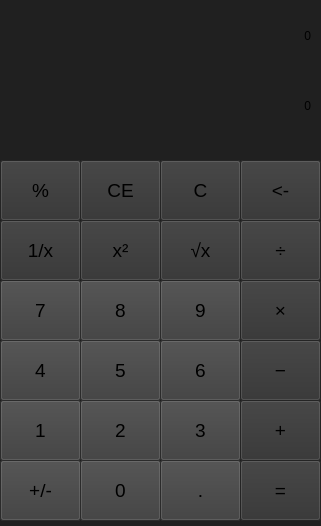
<?xml version="1.0" encoding="UTF-8"?>
<ui version="4.0">
 <class>MainWindow</class>
 <widget class="QMainWindow" name="MainWindow">
  <property name="geometry">
   <rect>
    <x>0</x>
    <y>0</y>
    <width>321</width>
    <height>526</height>
   </rect>
  </property>
  <property name="windowTitle">
   <string>Calculator</string>
  </property>
  <property name="styleSheet">
   <string notr="true">background-color: rgb(32, 32, 32);
</string>
  </property>
  <widget class="QWidget" name="centralwidget">
   <widget class="QLabel" name="Result_label">
    <property name="geometry">
     <rect>
      <x>10</x>
      <y>55</y>
      <width>301</width>
      <height>101</height>
     </rect>
    </property>
    <property name="styleSheet">
     <string notr="true">font: 30pt &quot;Segoe UI&quot;;</string>
    </property>
    <property name="text">
     <string>0</string>
    </property>
    <property name="alignment">
     <set>Qt::AlignmentFlag::AlignRight|Qt::AlignmentFlag::AlignTrailing|Qt::AlignmentFlag::AlignVCenter</set>
    </property>
   </widget>
   <widget class="QLabel" name="History_label">
    <property name="geometry">
     <rect>
      <x>10</x>
      <y>20</y>
      <width>301</width>
      <height>31</height>
     </rect>
    </property>
    <property name="styleSheet">
     <string notr="true">font: 12pt &quot;Segoe UI&quot;;</string>
    </property>
    <property name="text">
     <string>0</string>
    </property>
    <property name="alignment">
     <set>Qt::AlignmentFlag::AlignRight|Qt::AlignmentFlag::AlignTrailing|Qt::AlignmentFlag::AlignVCenter</set>
    </property>
   </widget>
   <widget class="QPushButton" name="button_sign">
    <property name="geometry">
     <rect>
      <x>0</x>
      <y>460</y>
      <width>81</width>
      <height>61</height>
     </rect>
    </property>
    <property name="font">
     <font>
      <pointsize>14</pointsize>
     </font>
    </property>
    <property name="styleSheet">
     <string notr="true">QPushButton {
	background-color: rgb(60, 60, 60);
}

QPushButton:hover {
	background-color: rgb(50, 50, 50);
}

QPushButton:pressed {
	background-color: rgb(40, 40, 40);
}</string>
    </property>
    <property name="text">
     <string>+/-</string>
    </property>
   </widget>
   <widget class="QPushButton" name="Button_1">
    <property name="geometry">
     <rect>
      <x>0</x>
      <y>400</y>
      <width>81</width>
      <height>61</height>
     </rect>
    </property>
    <property name="font">
     <font>
      <pointsize>14</pointsize>
     </font>
    </property>
    <property name="styleSheet">
     <string notr="true">QPushButton {
	background-color: rgb(60, 60, 60);
}

QPushButton:hover {
	background-color: rgb(50, 50, 50);
}

QPushButton:pressed {
	background-color: rgb(40, 40, 40);
}</string>
    </property>
    <property name="text">
     <string>1</string>
    </property>
   </widget>
   <widget class="QPushButton" name="Button_7">
    <property name="geometry">
     <rect>
      <x>0</x>
      <y>280</y>
      <width>81</width>
      <height>61</height>
     </rect>
    </property>
    <property name="font">
     <font>
      <pointsize>14</pointsize>
     </font>
    </property>
    <property name="styleSheet">
     <string notr="true">QPushButton {
	background-color: rgb(60, 60, 60);
}

QPushButton:hover {
	background-color: rgb(50, 50, 50);
}

QPushButton:pressed {
	background-color: rgb(40, 40, 40);
}</string>
    </property>
    <property name="text">
     <string>7</string>
    </property>
   </widget>
   <widget class="QPushButton" name="Button_4">
    <property name="geometry">
     <rect>
      <x>0</x>
      <y>340</y>
      <width>81</width>
      <height>61</height>
     </rect>
    </property>
    <property name="font">
     <font>
      <pointsize>14</pointsize>
     </font>
    </property>
    <property name="styleSheet">
     <string notr="true">QPushButton {
	background-color: rgb(60, 60, 60);
}

QPushButton:hover {
	background-color: rgb(50, 50, 50);
}

QPushButton:pressed {
	background-color: rgb(40, 40, 40);
}</string>
    </property>
    <property name="text">
     <string>4</string>
    </property>
   </widget>
   <widget class="QPushButton" name="Button_percent">
    <property name="geometry">
     <rect>
      <x>0</x>
      <y>160</y>
      <width>81</width>
      <height>61</height>
     </rect>
    </property>
    <property name="font">
     <font>
      <pointsize>14</pointsize>
     </font>
    </property>
    <property name="styleSheet">
     <string notr="true">QPushButton {
	background-color: rgb(50, 50, 50);
}

QPushButton:hover {
	background-color: rgb(60, 60, 60);
}

QPushButton:pressed {
	background-color: rgb(50, 50, 50);
}</string>
    </property>
    <property name="text">
     <string>%</string>
    </property>
   </widget>
   <widget class="QPushButton" name="Button_inv">
    <property name="geometry">
     <rect>
      <x>0</x>
      <y>220</y>
      <width>81</width>
      <height>61</height>
     </rect>
    </property>
    <property name="font">
     <font>
      <pointsize>14</pointsize>
     </font>
    </property>
    <property name="styleSheet">
     <string notr="true">QPushButton {
	background-color: rgb(50, 50, 50);
}

QPushButton:hover {
	background-color: rgb(60, 60, 60);
}

QPushButton:pressed {
	background-color: rgb(50, 50, 50);
}</string>
    </property>
    <property name="text">
     <string>1/x</string>
    </property>
   </widget>
   <widget class="QPushButton" name="Button_5">
    <property name="geometry">
     <rect>
      <x>80</x>
      <y>340</y>
      <width>81</width>
      <height>61</height>
     </rect>
    </property>
    <property name="font">
     <font>
      <pointsize>14</pointsize>
     </font>
    </property>
    <property name="styleSheet">
     <string notr="true">QPushButton {
	background-color: rgb(60, 60, 60);
}

QPushButton:hover {
	background-color: rgb(50, 50, 50);
}

QPushButton:pressed {
	background-color: rgb(40, 40, 40);
}</string>
    </property>
    <property name="text">
     <string>5</string>
    </property>
   </widget>
   <widget class="QPushButton" name="Button_8">
    <property name="geometry">
     <rect>
      <x>80</x>
      <y>280</y>
      <width>81</width>
      <height>61</height>
     </rect>
    </property>
    <property name="font">
     <font>
      <pointsize>14</pointsize>
     </font>
    </property>
    <property name="styleSheet">
     <string notr="true">QPushButton {
	background-color: rgb(60, 60, 60);
}

QPushButton:hover {
	background-color: rgb(50, 50, 50);
}

QPushButton:pressed {
	background-color: rgb(40, 40, 40);
}</string>
    </property>
    <property name="text">
     <string>8</string>
    </property>
   </widget>
   <widget class="QPushButton" name="Button_2">
    <property name="geometry">
     <rect>
      <x>80</x>
      <y>400</y>
      <width>81</width>
      <height>61</height>
     </rect>
    </property>
    <property name="font">
     <font>
      <pointsize>14</pointsize>
     </font>
    </property>
    <property name="styleSheet">
     <string notr="true">QPushButton {
	background-color: rgb(60, 60, 60);
}

QPushButton:hover {
	background-color: rgb(50, 50, 50);
}

QPushButton:pressed {
	background-color: rgb(40, 40, 40);
}</string>
    </property>
    <property name="text">
     <string>2</string>
    </property>
   </widget>
   <widget class="QPushButton" name="Button_pow">
    <property name="geometry">
     <rect>
      <x>80</x>
      <y>220</y>
      <width>81</width>
      <height>61</height>
     </rect>
    </property>
    <property name="font">
     <font>
      <pointsize>14</pointsize>
     </font>
    </property>
    <property name="styleSheet">
     <string notr="true">QPushButton {
	background-color: rgb(50, 50, 50);
}

QPushButton:hover {
	background-color: rgb(60, 60, 60);
}

QPushButton:pressed {
	background-color: rgb(50, 50, 50);
}</string>
    </property>
    <property name="text">
     <string>x²</string>
    </property>
   </widget>
   <widget class="QPushButton" name="Button_0">
    <property name="geometry">
     <rect>
      <x>80</x>
      <y>460</y>
      <width>81</width>
      <height>61</height>
     </rect>
    </property>
    <property name="font">
     <font>
      <pointsize>14</pointsize>
     </font>
    </property>
    <property name="styleSheet">
     <string notr="true">QPushButton {
	background-color: rgb(60, 60, 60);
}

QPushButton:hover {
	background-color: rgb(50, 50, 50);
}

QPushButton:pressed {
	background-color: rgb(40, 40, 40);
}</string>
    </property>
    <property name="text">
     <string>0</string>
    </property>
   </widget>
   <widget class="QPushButton" name="Button_CE">
    <property name="geometry">
     <rect>
      <x>80</x>
      <y>160</y>
      <width>81</width>
      <height>61</height>
     </rect>
    </property>
    <property name="font">
     <font>
      <pointsize>14</pointsize>
     </font>
    </property>
    <property name="styleSheet">
     <string notr="true">QPushButton {
	background-color: rgb(50, 50, 50);
}

QPushButton:hover {
	background-color: rgb(60, 60, 60);
}

QPushButton:pressed {
	background-color: rgb(50, 50, 50);
}</string>
    </property>
    <property name="text">
     <string>CE</string>
    </property>
   </widget>
   <widget class="QPushButton" name="Button_6">
    <property name="geometry">
     <rect>
      <x>160</x>
      <y>340</y>
      <width>81</width>
      <height>61</height>
     </rect>
    </property>
    <property name="font">
     <font>
      <pointsize>14</pointsize>
     </font>
    </property>
    <property name="styleSheet">
     <string notr="true">QPushButton {
	background-color: rgb(60, 60, 60);
}

QPushButton:hover {
	background-color: rgb(50, 50, 50);
}

QPushButton:pressed {
	background-color: rgb(40, 40, 40);
}</string>
    </property>
    <property name="text">
     <string>6</string>
    </property>
   </widget>
   <widget class="QPushButton" name="Button_9">
    <property name="geometry">
     <rect>
      <x>160</x>
      <y>280</y>
      <width>81</width>
      <height>61</height>
     </rect>
    </property>
    <property name="font">
     <font>
      <pointsize>14</pointsize>
     </font>
    </property>
    <property name="styleSheet">
     <string notr="true">QPushButton {
	background-color: rgb(60, 60, 60);
}

QPushButton:hover {
	background-color: rgb(50, 50, 50);
}

QPushButton:pressed {
	background-color: rgb(40, 40, 40);
}</string>
    </property>
    <property name="text">
     <string>9</string>
    </property>
   </widget>
   <widget class="QPushButton" name="Button_3">
    <property name="geometry">
     <rect>
      <x>160</x>
      <y>400</y>
      <width>81</width>
      <height>61</height>
     </rect>
    </property>
    <property name="font">
     <font>
      <pointsize>14</pointsize>
     </font>
    </property>
    <property name="styleSheet">
     <string notr="true">QPushButton {
	background-color: rgb(60, 60, 60);
}

QPushButton:hover {
	background-color: rgb(50, 50, 50);
}

QPushButton:pressed {
	background-color: rgb(40, 40, 40);
}</string>
    </property>
    <property name="text">
     <string>3</string>
    </property>
   </widget>
   <widget class="QPushButton" name="Button_sqrt">
    <property name="geometry">
     <rect>
      <x>160</x>
      <y>220</y>
      <width>81</width>
      <height>61</height>
     </rect>
    </property>
    <property name="font">
     <font>
      <pointsize>14</pointsize>
     </font>
    </property>
    <property name="styleSheet">
     <string notr="true">QPushButton {
	background-color: rgb(50, 50, 50);
}

QPushButton:hover {
	background-color: rgb(60, 60, 60);
}

QPushButton:pressed {
	background-color: rgb(50, 50, 50);
}</string>
    </property>
    <property name="text">
     <string>√x</string>
    </property>
   </widget>
   <widget class="QPushButton" name="Button_point">
    <property name="geometry">
     <rect>
      <x>160</x>
      <y>460</y>
      <width>81</width>
      <height>61</height>
     </rect>
    </property>
    <property name="font">
     <font>
      <pointsize>14</pointsize>
     </font>
    </property>
    <property name="styleSheet">
     <string notr="true">QPushButton {
	background-color: rgb(60, 60, 60);
}

QPushButton:hover {
	background-color: rgb(50, 50, 50);
}

QPushButton:pressed {
	background-color: rgb(40, 40, 40);
}</string>
    </property>
    <property name="text">
     <string>.</string>
    </property>
   </widget>
   <widget class="QPushButton" name="Button_C">
    <property name="geometry">
     <rect>
      <x>160</x>
      <y>160</y>
      <width>81</width>
      <height>61</height>
     </rect>
    </property>
    <property name="font">
     <font>
      <pointsize>14</pointsize>
     </font>
    </property>
    <property name="styleSheet">
     <string notr="true">QPushButton {
	background-color: rgb(50, 50, 50);
}

QPushButton:hover {
	background-color: rgb(60, 60, 60);
}

QPushButton:pressed {
	background-color: rgb(50, 50, 50);
}</string>
    </property>
    <property name="text">
     <string>C</string>
    </property>
   </widget>
   <widget class="QPushButton" name="Button_minus">
    <property name="geometry">
     <rect>
      <x>240</x>
      <y>340</y>
      <width>81</width>
      <height>61</height>
     </rect>
    </property>
    <property name="font">
     <font>
      <pointsize>14</pointsize>
     </font>
    </property>
    <property name="styleSheet">
     <string notr="true">QPushButton {
	background-color: rgb(50, 50, 50);
}

QPushButton:hover {
	background-color: rgb(60, 60, 60);
}

QPushButton:pressed {
	background-color: rgb(50, 50, 50);
}</string>
    </property>
    <property name="text">
     <string>−</string>
    </property>
   </widget>
   <widget class="QPushButton" name="Button_mult">
    <property name="geometry">
     <rect>
      <x>240</x>
      <y>280</y>
      <width>81</width>
      <height>61</height>
     </rect>
    </property>
    <property name="font">
     <font>
      <pointsize>14</pointsize>
     </font>
    </property>
    <property name="styleSheet">
     <string notr="true">QPushButton {
	background-color: rgb(50, 50, 50);
}

QPushButton:hover {
	background-color: rgb(60, 60, 60);
}

QPushButton:pressed {
	background-color: rgb(50, 50, 50);
}</string>
    </property>
    <property name="text">
     <string>×</string>
    </property>
   </widget>
   <widget class="QPushButton" name="Button_plus">
    <property name="geometry">
     <rect>
      <x>240</x>
      <y>400</y>
      <width>81</width>
      <height>61</height>
     </rect>
    </property>
    <property name="font">
     <font>
      <pointsize>14</pointsize>
     </font>
    </property>
    <property name="styleSheet">
     <string notr="true">QPushButton {
	background-color: rgb(50, 50, 50);
}

QPushButton:hover {
	background-color: rgb(60, 60, 60);
}

QPushButton:pressed {
	background-color: rgb(50, 50, 50);
}</string>
    </property>
    <property name="text">
     <string>+</string>
    </property>
   </widget>
   <widget class="QPushButton" name="Button_div">
    <property name="geometry">
     <rect>
      <x>240</x>
      <y>220</y>
      <width>81</width>
      <height>61</height>
     </rect>
    </property>
    <property name="font">
     <font>
      <pointsize>14</pointsize>
     </font>
    </property>
    <property name="styleSheet">
     <string notr="true">QPushButton {
	background-color: rgb(50, 50, 50);
}

QPushButton:hover {
	background-color: rgb(60, 60, 60);
}

QPushButton:pressed {
	background-color: rgb(50, 50, 50);
}</string>
    </property>
    <property name="text">
     <string>÷</string>
    </property>
   </widget>
   <widget class="QPushButton" name="Button_eq">
    <property name="geometry">
     <rect>
      <x>240</x>
      <y>460</y>
      <width>81</width>
      <height>61</height>
     </rect>
    </property>
    <property name="font">
     <font>
      <pointsize>14</pointsize>
     </font>
    </property>
    <property name="styleSheet">
     <string notr="true">QPushButton {
	background-color: rgb(50, 50, 50);
}

QPushButton:hover {
	background-color: rgb(60, 60, 60);
}

QPushButton:pressed {
	background-color: rgb(50, 50, 50);
}</string>
    </property>
    <property name="text">
     <string>=</string>
    </property>
   </widget>
   <widget class="QPushButton" name="Button_back">
    <property name="geometry">
     <rect>
      <x>240</x>
      <y>160</y>
      <width>81</width>
      <height>61</height>
     </rect>
    </property>
    <property name="font">
     <font>
      <pointsize>14</pointsize>
     </font>
    </property>
    <property name="styleSheet">
     <string notr="true">QPushButton {
	background-color: rgb(50, 50, 50);
}

QPushButton:hover {
	background-color: rgb(60, 60, 60);
}

QPushButton:pressed {
	background-color: rgb(50, 50, 50);
}</string>
    </property>
    <property name="text">
     <string>&lt;-</string>
    </property>
   </widget>
  </widget>
 </widget>
 <resources/>
 <connections/>
</ui>
